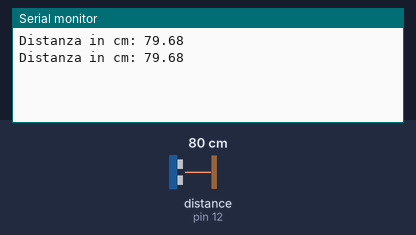
This sketch was run on a simulated Arduino Uno, built with avr-gcc and run on an emulated ATmega328P. On the bench: the last lines printed to the serial monitor. Wiring (inferred from the names in the program): ultrasonic range finder: trigger pin 13; echo pin 12. The inputs (shaded band) are chosen by the test bench; at power-on: distance to the obstacle (sensor on pin 12) 80 cm. The echo pulse lasts 58.3 µs per cm.

Above: at 1.8 s.
1.9 s: distance to the obstacle (sensor on pin 12) set to 2 cm
At 2.8 s:
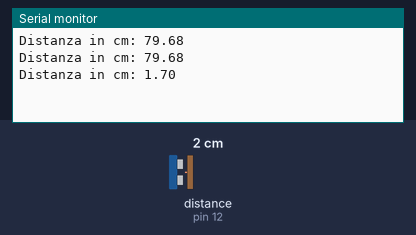
3.4 s: distance to the obstacle (sensor on pin 12) set to 4 cm
At 4.7 s:
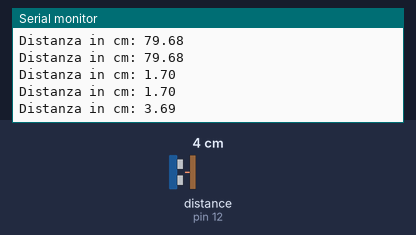
Timing chart, 0 to 6.4 s (numbered marks = the images above; inputs shaded):
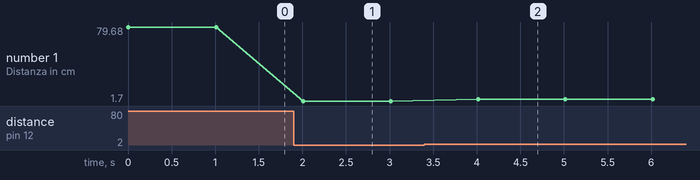

The sketch:

ultra.ino
```cpp
#define ECHO_PIN 12
#define TRIG_PIN 13

float distanceCm;

void setup() {
  pinMode(TRIG_PIN, OUTPUT);
  pinMode(ECHO_PIN, INPUT);

  Serial.begin(9600);
}

void loop() {
  digitalWrite(TRIG_PIN, LOW);
  delayMicroseconds(2);
  digitalWrite(TRIG_PIN, HIGH);
  delayMicroseconds(10);
  digitalWrite(TRIG_PIN, LOW);
  unsigned long impulso = pulseIn(ECHO_PIN,HIGH);
  distanceCm = impulso / 2.0 * 0.0343;              // cm/microsecondi (velocità con 20° C)


  Serial.print("Distanza in cm: ");
  Serial.println(distanceCm);


  delay(1000);
}
```

Measured:
- after the input at 1.9 s, the serial monitor: prints a new line after 0.11 s (image 1)
- after the input at 3.4 s, the serial monitor: prints a new line after 0.61 s (image 2)
- plotted number 1: 79.68 → 1.7 after the input at 1.9 s, 1.7 → 3.69 after the input at 3.4 s
